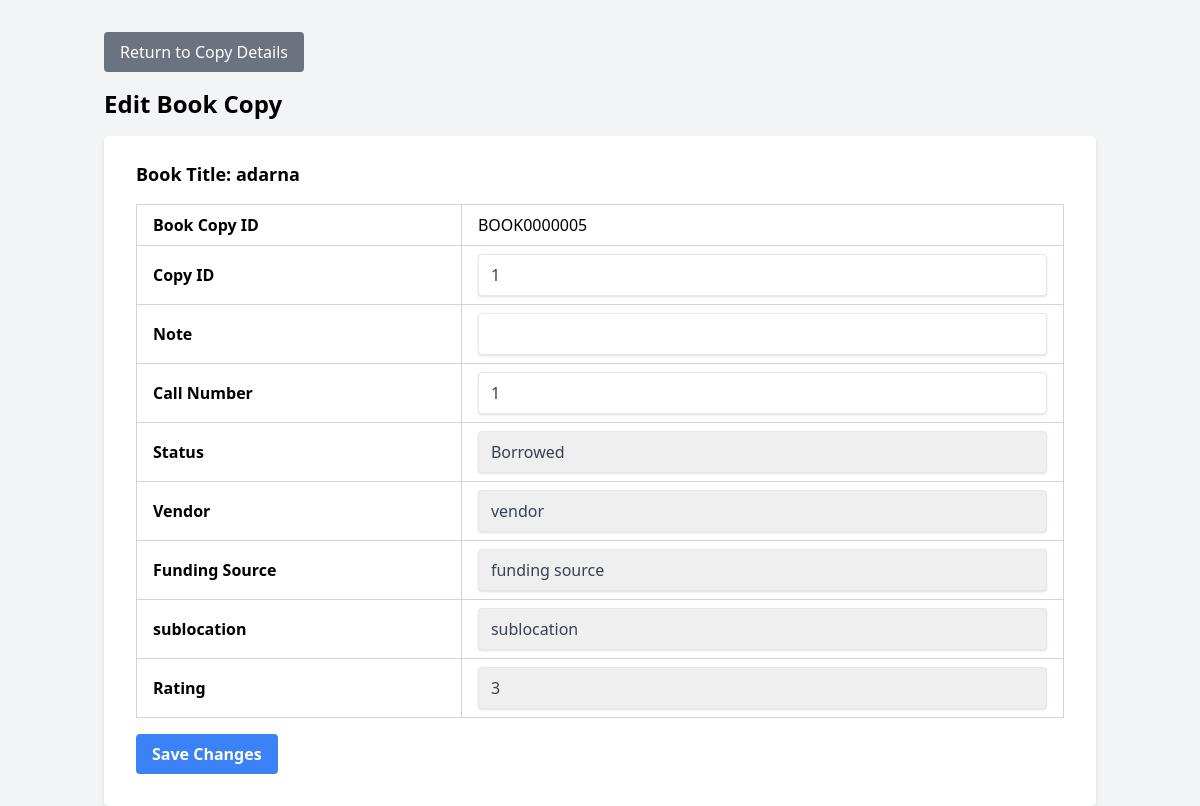
The app's page /dashboard/page/include/edit_copy.php?book_copy_ID=768, older data.
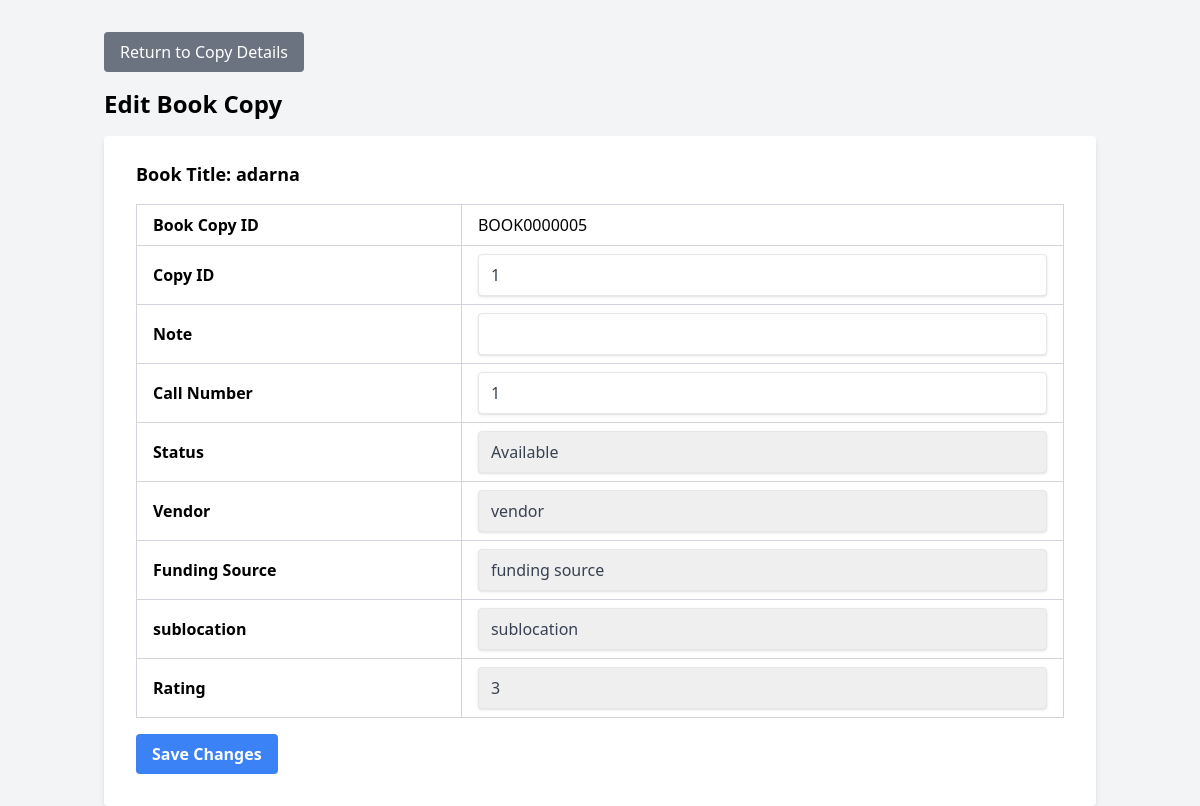
The same page, newer data.
### tables this page shows
CREATE TABLE `book_copies` (
  `book_copy_ID` int(11) NOT NULL,
  `book_id` int(11) NOT NULL,
  `book_copy` varchar(50) NOT NULL,
  `copy_ID` varchar(50) NOT NULL,
  `B_title` varchar(255) NOT NULL,
  `status` enum('Available','Borrowed','Reserve') DEFAULT NULL,
  `callNumber` varchar(50) DEFAULT NULL,
  `circulationType` varchar(50) DEFAULT NULL,
  `dateAcquired` date DEFAULT NULL,
  `description1` text DEFAULT NULL,
  `description2` text DEFAULT NULL,
  `description3` text DEFAULT NULL,
  `number1` int(11) DEFAULT NULL,
  `number2` int(11) DEFAULT NULL,
  `number3` int(11) DEFAULT NULL,
  `sublocation` varchar(100) DEFAULT NULL,
  `vendor` varchar(100) DEFAULT NULL,
  `fundingSource` varchar(100) DEFAULT NULL,
  `rating` int(11) NOT NULL DEFAULT 0,
  `note` varchar(50) NOT NULL
);

CREATE TABLE `book` (
  `book_id` int(11) NOT NULL,
  `B_title` varchar(255) NOT NULL,
  `subtitle` varchar(255) DEFAULT NULL,
  `author` varchar(255) DEFAULT NULL,
  `edition` varchar(255) DEFAULT NULL,
  `LCCN` varchar(255) DEFAULT NULL,
  `ISBN` varchar(255) DEFAULT NULL,
  `ISSN` varchar(255) DEFAULT NULL,
  `MT` varchar(255) DEFAULT NULL,
  `ST` varchar(255) DEFAULT NULL,
  `place` varchar(255) DEFAULT NULL,
  `publisher` varchar(255) DEFAULT NULL,
  `Pdate` date DEFAULT NULL,
  `copyright` varchar(255) DEFAULT NULL,
  `extent` varchar(255) DEFAULT NULL,
  `Odetail` text DEFAULT NULL,
  `size` varchar(255) DEFAULT NULL,
  `url` varchar(255) DEFAULT NULL,
  `Description` text DEFAULT NULL,
  `UTitle` varchar(255) DEFAULT NULL,
  `VForm` varchar(255) DEFAULT NULL,
  `SUTitle` varchar(255) DEFAULT NULL,
  `volume` int(11) DEFAULT NULL,
  `note` varchar(50) DEFAULT NULL,
  `photo` varchar(255) DEFAULT NULL
);

### dashboard/page/include/edit_copy.php (the view, shortened to what this page needs)
<?php
    include '../../config.php';
    $book_copy_ID = isset($_GET['book_copy_ID']) ? $_GET['book_copy_ID'] : '';
    $vendors_result = $conn->query("SELECT id, name FROM vendor");
    $fund_result = $conn->query("SELECT id, name FROM fundingsource");
    $sub_result = $conn->query("SELECT id, name FROM sublocation");
    $sql = "SELECT bc.*, b.B_title,
                    v.name AS vendor_name,
                    fs.name AS funding_source_name,
                    sl.name AS sublocation_name
            FROM book_copies bc
            JOIN book b ON bc.book_ID = b.book_ID
            LEFT JOIN vendor v ON bc.vendor = v.id
            LEFT JOIN fundingsource fs ON bc.fundingSource = fs.id
            LEFT JOIN sublocation sl ON bc.sublocation = sl.id
            WHERE bc.book_copy_ID = '" . $conn->real_escape_string($book_copy_ID) . "'";
    $result = $conn->query($sql);
    if (!$result) {
        $message = "Error retrieving copy details: " . $conn->error;
        $message_type = "error";
        $copy_data = [];
    } elseif ($result->num_rows == 0) {
        $message = "No copy found with the specified ID.";
        $message_type = "warning";
        $copy_data = [];
    } else {
        $copy_data = $result->fetch_assoc();
    }
?>
<!DOCTYPE html>
<html lang="en">
<head>
    <script src="https://cdn.tailwindcss.com"></script>
</head>
<body class="bg-gray-100">
    <div class="container mx-auto mt-8 px-4">
        <a href="../viewcopy.php?book_copy_ID=<?php echo urlencode($book_copy_ID); ?>"
            class="bg-gray-500 text-white px-4 py-2 rounded hover:bg-gray-600 inline-block mb-4">Return to Copy Details</a>
        <h2 class="text-2xl font-semibold mb-4">Edit Book Copy</h2>
        <?php if (!empty($copy_data)): ?>
        <form method="POST" class="bg-white shadow-md rounded px-8 pt-6 pb-8">
            <div class="mb-4">
                <h3 class="text-lg font-bold">Book Title: <?php echo htmlspecialchars($copy_data['B_title']); ?></h3>
            </div>
            <table class="table-auto w-full border-collapse border border-gray-300">
                <tbody>
                    <tr>
                        <td class="border border-gray-300 px-4 py-2 font-semibold">Book Copy ID</td>
                        <td class="border border-gray-300 px-4 py-2">
                            <?php echo htmlspecialchars($copy_data['book_copy']); ?>
                        </td>
                    </tr>
                    <tr>
                        <td class="border border-gray-300 px-4 py-2 font-semibold">Copy ID</td>
                        <td class="border border-gray-300 px-4 py-2">
                            <input type="text" class="shadow appearance-none border rounded w-full py-2 px-3 text-gray-700 focus:outline-none focus:shadow-outline" id="copy_ID" name="copy_ID" value="<?php echo htmlspecialchars($copy_data['copy_ID']); ?>" >
                        </td>
                    </tr>
                    <tr>
                        <td class="border border-gray-300 px-4 py-2 font-semibold">Note</td>
                        <td class="border border-gray-300 px-4 py-2">
                            <input type="text" class="shadow appearance-none border rounded w-full py-2 px-3 text-gray-700 focus:outline-none focus:shadow-outline" id="note" name="note" value="<?php echo htmlspecialchars($copy_data['note']); ?>" >
                        </td>
                    </tr>
                    <tr>
                        <td class="border border-gray-300 px-4 py-2 font-semibold">Call Number</td>
                        <td class="border border-gray-300 px-4 py-2">
                            <input type="text" class="shadow appearance-none border rounded w-full py-2 px-3 text-gray-700 focus:outline-none focus:shadow-outline" id="callNumber" name="callNumber" value="<?php echo htmlspecialchars($copy_data['callNumber']); ?>" >
                        </td>
                    </tr>
                    <tr>
                        <td class="border border-gray-300 px-4 py-2 font-semibold">Status</td>
                        <td class="border border-gray-300 px-4 py-2">
                            <select class="shadow appearance-none border rounded w-full py-2 px-3 text-gray-700 focus:outline-none focus:shadow-outline" id="status" name="status" >
                                <option value="Available" <?php echo $copy_data['status'] == 'Available' ? 'selected' : ''; ?>>Available</option>
                                <option value="Borrowed" <?php echo $copy_data['status'] == 'Borrowed' ? 'selected' : ''; ?>>Borrowed</option>
                            </select>
                        </td>
                    </tr>
                    <tr>
                        <td class="border border-gray-300 px-4 py-2 font-semibold">Vendor</td>
                        <td class="border border-gray-300 px-4 py-2">
                            <select name="vendor" id="vendor" class="shadow appearance-none border rounded w-full py-2 px-3 text-gray-700 focus:outline-none focus:shadow-outline">
                            <?php
                                while ($vendor_row = $vendors_result->fetch_assoc()) {
                                    $selected = ($vendor_row['vendor'] == $copy_data['vendor_name']) ? 'selected' : '';
                                    echo "<option value='{$vendor_row['name']}' $selected>{$vendor_row['name']}</option>";
                                }
                            ?>
                            </select>
                        </td>
                    </tr>
                    <tr>
                        <td class="border border-gray-300 px-4 py-2 font-semibold">Funding Source</td>
                        <td class="border border-gray-300 px-4 py-2">
                            <select name="fundingSource" id="fundingSource" class="shadow appearance-none border rounded w-full py-2 px-3 text-gray-700 focus:outline-none focus:shadow-outline">
                            <?php
                                while ($fund_row = $fund_result->fetch_assoc()) {
                                    $selected = ($fund_row['fundingsource'] == $copy_data['funding_source_name']) ? 'selected' : '';
                                    echo "<option value='{$fund_row['name']}' $selected>{$fund_row['name']}</option>";
                                }
                            ?>
                            </select>
                        </td>
                    </tr>
                    <tr>
                        <td class="border border-gray-300 px-4 py-2 font-semibold">sublocation</td>
                        <td class="border border-gray-300 px-4 py-2">
                            <select name="sublocation" id="sublocation" class="shadow appearance-none border rounded w-full py-2 px-3 text-gray-700 focus:outline-none focus:shadow-outline">
                            <?php
                                while ($sub_row = $sub_result->fetch_assoc()) {
                                    $selected = ($sub_row['sublocation'] == $copy_data['sublocation_name']) ? 'selected' : '';
                                    echo "<option value='{$sub_row['name']}' $selected>{$sub_row['name']}</option>";
                                }
                            ?>
                            </select>
                        </td>
                    </tr>
                    <tr>
                        <td class="border border-gray-300 px-4 py-2 font-semibold">Rating</td>
                        <td class="border border-gray-300 px-4 py-2">
                            <select class="shadow appearance-none border rounded w-full py-2 px-3 text-gray-700 focus:outline-none focus:shadow-outline" id="rating" name="rating" >
                                <option value="3" <?php echo $copy_data['rating'] == '3' ? 'selected' : ''; ?>>3</option>
                            </select>
                        </td>
                    </tr>
                </tbody>
            </table>
            <div class="flex items-center justify-between mt-4">
                <button type="submit" class="bg-blue-500 hover:bg-blue-700 text-white font-bold py-2 px-4 rounded focus:outline-none focus:shadow-outline" onclick="return confirm('Are you sure you want to save the changes to this book copy?');">Save Changes</button>
            </div>
        </form>
        <?php endif; ?>
    </div>
</body>
</html>

Row changes from the older to the newer data that the page shows:
changed book_copies "BOOK0000005": status "Borrowed" → "Available"
